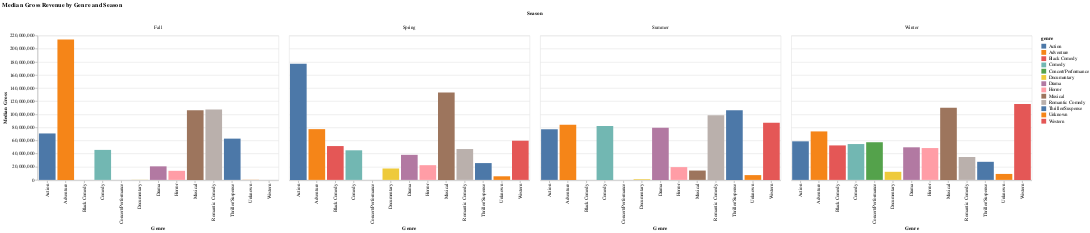

The notebook cell this image was saved under:
### Markdown cell above
### Median Gross by Genre Breakdown

### Code cell
season_genre_plot = (
    alt.Chart(season_genre_gross_median, width=500, height=300)
    .mark_bar()
    .encode(
        x=alt.X("genre:N", title="Genre"),
        column=alt.Column("season:N", title="Season"),
        y=alt.Y("median_gross:Q", title="Median Gross"),
        color="genre:N",
    )
    .properties(title="Median Gross Revenue by Genre and Season")
)

season_genre_plot

### Figure 1 — Vega-Lite specification as saved in the notebook (floating-point values rounded to 4 significant figures)
{"config": {"view": {"continuousWidth": 300, "continuousHeight": 300}}, "data": {"name": "data-93c76ef7b042086a81d13ac7202a159f"}, "mark": {"type": "bar"}, "encoding": {"color": {"field": "genre", "type": "nominal"}, "column": {"field": "season", "title": "Season", "type": "nominal"}, "x": {"field": "genre", "title": "Genre", "type": "nominal"}, "y": {"field": "median_gross", "title": "Median Gross", "type": "quantitative"}}, "height": 300, "title": "Median Gross Revenue by Genre and Season", "width": 500, "$schema": "https://vega.github.io/schema/vega-lite/v5.20.1.json", "datasets": {"data-93c76ef7b042086a81d13ac7202a159f": [{"genre": "Action", "season": "Fall", "median_gross": 70800000.0}, {"genre": "Action", "season": "Spring", "median_gross": 177100000.0}, {"genre": "Action", "season": "Summer", "median_gross": 77180000.0}, {"genre": "Action", "season": "Winter", "median_gross": 58800000.0}, {"genre": "Adventure", "season": "Fall", "median_gross": 214200000.0}, {"genre": "Adventure", "season": "Spring", "median_gross": 77370000.0}, {"genre": "Adventure", "season": "Summer", "median_gross": 84090000.0}, {"genre": "Adventure", "season": "Winter", "median_gross": 73910000.0}, {"genre": "Black Comedy", "season": "Spring", "median_gross": 51580000.0}, {"genre": "Black Comedy", "season": "Winter", "median_gross": 52580000.0}, {"genre": "Comedy", "season": "Fall", "median_gross": 45740000.0}, {"genre": "Comedy", "season": "Spring", "median_gross": 45120000.0}, {"genre": "Comedy", "season": "Summer", "median_gross": 82020000.0}, {"genre": "Comedy", "season": "Winter", "median_gross": 54660000.0}, {"genre": "Concert/Performance", "season": "Winter", "median_gross": 57410000.0}, {"genre": "Documentary", "season": "Fall", "median_gross": 173000.0}, {"genre": "Documentary", "season": "Spring", "median_gross": 17390000.0}, {"genre": "Documentary", "season": "Summer", "median_gross": 995100.0}, {"genre": "Documentary", "season": "Winter", "median_gross": 12340000.0}, {"genre": "Drama", "season": "Fall", "median_gross": 20640000.0}, {"genre": "Drama", "season": "Spring", "median_gross": 38190000.0}, {"genre": "Drama", "season": "Summer", "median_gross": 79620000.0}, {"genre": "Drama", "season": "Winter", "median_gross": 49680000.0}, {"genre": "Horror", "season": "Fall", "median_gross": 13820000.0}, {"genre": "Horror", "season": "Spring", "median_gross": 22420000.0}, {"genre": "Horror", "season": "Summer", "median_gross": 19450000.0}, {"genre": "Horror", "season": "Winter", "median_gross": 48550000.0}, {"genre": "Musical", "season": "Fall", "median_gross": 106300000.0}, {"genre": "Musical", "season": "Spring", "median_gross": 133300000.0}, {"genre": "Musical", "season": "Summer", "median_gross": 14240000.0}, {"genre": "Musical", "season": "Winter", "median_gross": 109800000.0}, {"genre": "Romantic Comedy", "season": "Fall", "median_gross": 107200000.0}, {"genre": "Romantic Comedy", "season": "Spring", "median_gross": 47050000.0}, {"genre": "Romantic Comedy", "season": "Summer", "median_gross": 98670000.0}, {"genre": "Romantic Comedy", "season": "Winter", "median_gross": 34920000.0}, {"genre": "Thriller/Suspense", "season": "Fall", "median_gross": 62920000.0}, {"genre": "Thriller/Suspense", "season": "Spring", "median_gross": 25630000.0}, {"genre": "Thriller/Suspense", "season": "Summer", "median_gross": 106300000.0}, {"genre": "Thriller/Suspense", "season": "Winter", "median_gross": 27570000.0}, {"genre": "Unknown", "season": "Fall", "median_gross": 201700.0}, {"genre": "Unknown", "season": "Spring", "median_gross": 5497000.0}, {"genre": "Unknown", "season": "Summer", "median_gross": 7295000.0}, {"genre": "Unknown", "season": "Winter", "median_gross": 9088000.0}, {"genre": "Western", "season": "Spring", "median_gross": 59730000.0}, {"genre": "Western", "season": "Summer", "median_gross": 87070000.0}, {"genre": "Western", "season": "Winter", "median_gross": 115800000.0}]}}
